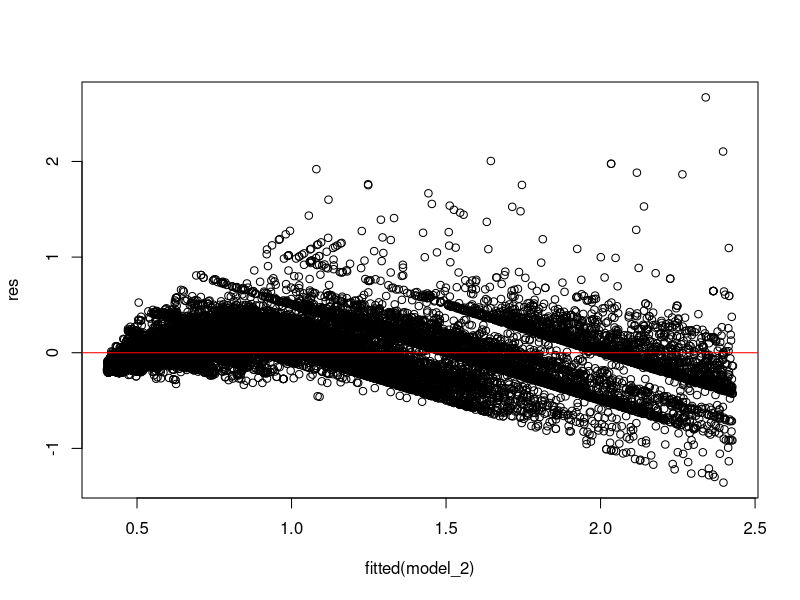
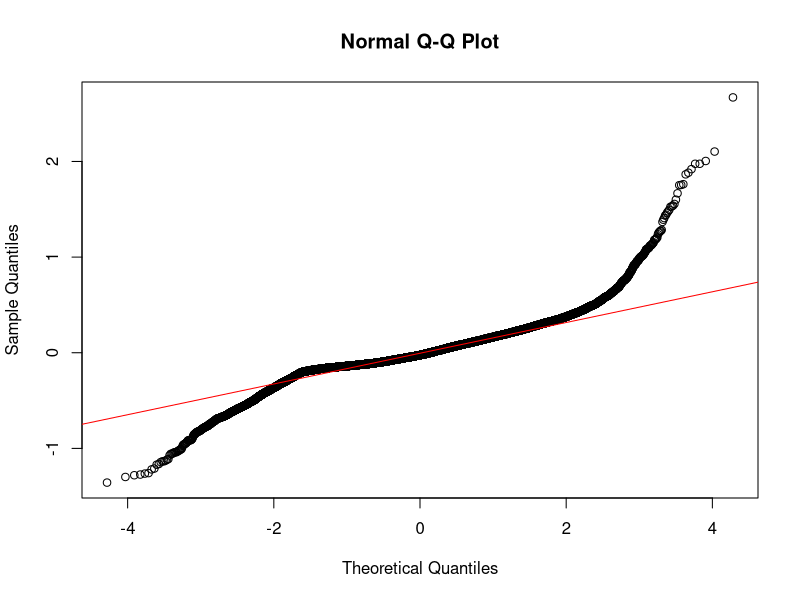

Write the R code that produced these figures, in order.
## ---- chunk 1
knitr::opts_chunk$set(echo = TRUE)
## ---- chunk 2
library(ggplot2)
library(tidyverse)
## ---- chunk 3
head(diamonds)
## ---- chunk 4
summary(diamonds)
## ---- chunk 5
glimpse(diamonds)
## ---- chunk 6
# model 1 will consist of looking at the data overall
model <- lm(diamonds)
summary(model)
## ---- chunk 7
# two variables used are carat over price
model_2 <- lm(carat ~ price, diamonds)
summary(model_2)
## ---- chunk 8
# define residuals
res <- resid(model_2)

# produce residual vs. fitted plot
plot(fitted(model_2), res)

# add a horizontal line at 0
abline(0,0, col = 'red')
## ---- chunk 9
#create Q-Q plot for residuals
qqnorm(res)

#add a straight diagonal line to the plot
qqline(res, col = "red")
